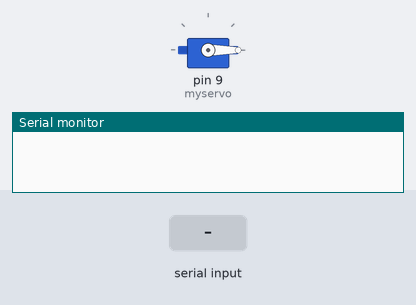
Simulated run of this sketch. Board: Arduino Uno, built with avr-gcc and run on an emulated ATmega328P. Parts: servo, the last lines printed to the serial monitor. The inputs (shaded band) are chosen by the test bench.

Above: at 1.2 s.
1.3 s: "giro" received over Serial
At 2.7 s:
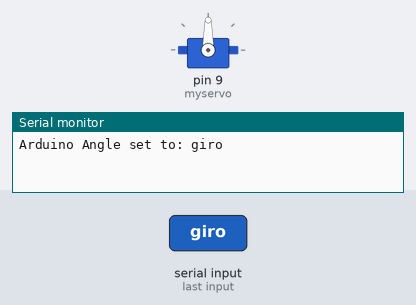
3.0 s: "avanza" received over Serial
At 4.3 s:
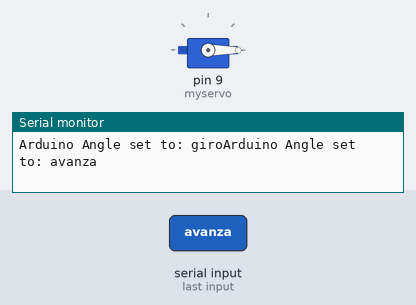
Timing chart, 0 to 6.0 s (numbered marks = the images above; inputs shaded):
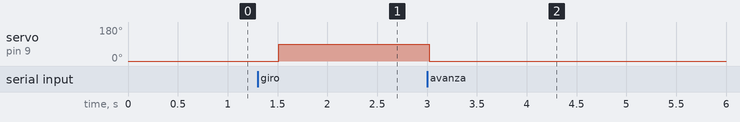

Measured:
- after the input at 1.3 s, servo on pin 9 (myservo): 0° → 90° after 0.21 s
- after the input at 3.0 s, servo on pin 9 (myservo): 90° → 0° at once

The sketch:

servoHS805BB.ino
```cpp
#include <Servo.h>
Servo myservo;
String msg;
String nom = "Arduino";

void setup() {
  Serial.begin(9600);
  myservo.attach(9);
  myservo.write(0);
}

void loop() {

  readSerialPort();

    if (msg == "giro") {
      sendData();
      myservo.write(90);
    }
    else if(msg == "avanza"){
      sendData();
      myservo.write(0);
    }
    delay(500);


}

void readSerialPort() {
  msg = "";
  if (Serial.available()) {
    delay(10);
    while (Serial.available() > 0) {
      msg += (char)Serial.read();
    }
    Serial.flush();
  }
}

void sendData() {
  //write data
  Serial.print(nom);
  Serial.print(" Angle set to: ");
  Serial.print(msg);
}
```
